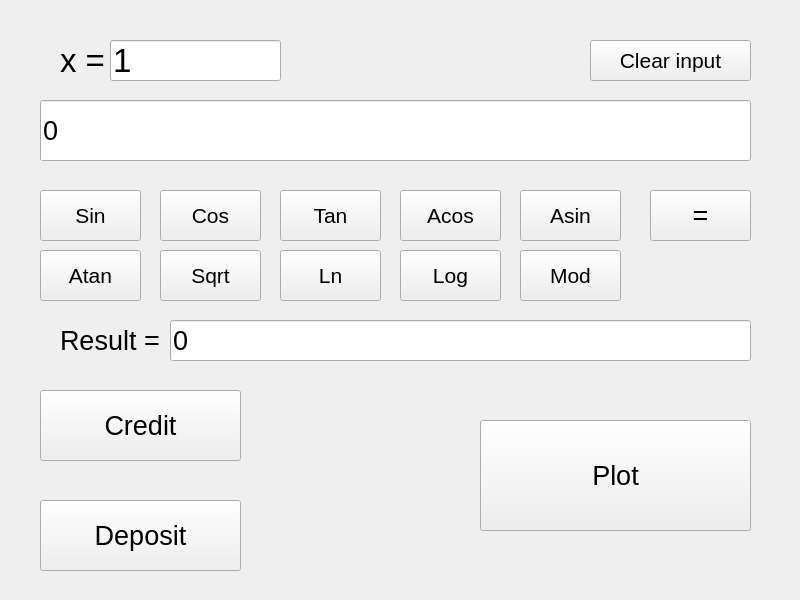
<?xml version="1.0" encoding="UTF-8"?>
<ui version="4.0">
 <class>MainWindow</class>
 <widget class="QMainWindow" name="MainWindow">
  <property name="geometry">
   <rect>
    <x>0</x>
    <y>0</y>
    <width>800</width>
    <height>600</height>
   </rect>
  </property>
  <property name="minimumSize">
   <size>
    <width>800</width>
    <height>600</height>
   </size>
  </property>
  <property name="maximumSize">
   <size>
    <width>800</width>
    <height>600</height>
   </size>
  </property>
  <property name="windowTitle">
   <string>MainWindow</string>
  </property>
  <widget class="QWidget" name="centralwidget">
   <widget class="QPushButton" name="small_button">
    <property name="geometry">
     <rect>
      <x>650</x>
      <y>190</y>
      <width>101</width>
      <height>51</height>
     </rect>
    </property>
    <property name="font">
     <font>
      <pointsize>20</pointsize>
     </font>
    </property>
    <property name="text">
     <string>=</string>
    </property>
   </widget>
   <widget class="QLabel" name="label">
    <property name="geometry">
     <rect>
      <x>60</x>
      <y>40</y>
      <width>61</width>
      <height>41</height>
     </rect>
    </property>
    <property name="font">
     <font>
      <pointsize>25</pointsize>
     </font>
    </property>
    <property name="text">
     <string>x = </string>
    </property>
   </widget>
   <widget class="QPushButton" name="sin_button">
    <property name="geometry">
     <rect>
      <x>40</x>
      <y>190</y>
      <width>101</width>
      <height>51</height>
     </rect>
    </property>
    <property name="font">
     <font>
      <pointsize>16</pointsize>
     </font>
    </property>
    <property name="text">
     <string>Sin</string>
    </property>
   </widget>
   <widget class="QPushButton" name="cos_button">
    <property name="geometry">
     <rect>
      <x>160</x>
      <y>190</y>
      <width>101</width>
      <height>51</height>
     </rect>
    </property>
    <property name="font">
     <font>
      <pointsize>16</pointsize>
     </font>
    </property>
    <property name="text">
     <string>Cos</string>
    </property>
   </widget>
   <widget class="QPushButton" name="tan_button">
    <property name="geometry">
     <rect>
      <x>280</x>
      <y>190</y>
      <width>101</width>
      <height>51</height>
     </rect>
    </property>
    <property name="font">
     <font>
      <pointsize>16</pointsize>
     </font>
    </property>
    <property name="text">
     <string>Tan</string>
    </property>
   </widget>
   <widget class="QPushButton" name="atan_button">
    <property name="geometry">
     <rect>
      <x>40</x>
      <y>250</y>
      <width>101</width>
      <height>51</height>
     </rect>
    </property>
    <property name="font">
     <font>
      <pointsize>16</pointsize>
     </font>
    </property>
    <property name="text">
     <string>Atan</string>
    </property>
   </widget>
   <widget class="QPushButton" name="asin_button">
    <property name="geometry">
     <rect>
      <x>520</x>
      <y>190</y>
      <width>101</width>
      <height>51</height>
     </rect>
    </property>
    <property name="font">
     <font>
      <pointsize>16</pointsize>
     </font>
    </property>
    <property name="text">
     <string>Asin</string>
    </property>
   </widget>
   <widget class="QPushButton" name="acos_button">
    <property name="geometry">
     <rect>
      <x>400</x>
      <y>190</y>
      <width>101</width>
      <height>51</height>
     </rect>
    </property>
    <property name="font">
     <font>
      <pointsize>16</pointsize>
     </font>
    </property>
    <property name="text">
     <string>Acos</string>
    </property>
   </widget>
   <widget class="QPushButton" name="sqrt_button">
    <property name="geometry">
     <rect>
      <x>160</x>
      <y>250</y>
      <width>101</width>
      <height>51</height>
     </rect>
    </property>
    <property name="font">
     <font>
      <pointsize>16</pointsize>
     </font>
    </property>
    <property name="text">
     <string>Sqrt</string>
    </property>
   </widget>
   <widget class="QPushButton" name="ln_button">
    <property name="geometry">
     <rect>
      <x>280</x>
      <y>250</y>
      <width>101</width>
      <height>51</height>
     </rect>
    </property>
    <property name="font">
     <font>
      <pointsize>16</pointsize>
     </font>
    </property>
    <property name="text">
     <string>Ln</string>
    </property>
   </widget>
   <widget class="QPushButton" name="log_button">
    <property name="geometry">
     <rect>
      <x>400</x>
      <y>250</y>
      <width>101</width>
      <height>51</height>
     </rect>
    </property>
    <property name="font">
     <font>
      <pointsize>16</pointsize>
     </font>
    </property>
    <property name="text">
     <string>Log</string>
    </property>
   </widget>
   <widget class="QLineEdit" name="line_input_field">
    <property name="geometry">
     <rect>
      <x>40</x>
      <y>100</y>
      <width>711</width>
      <height>61</height>
     </rect>
    </property>
    <property name="font">
     <font>
      <pointsize>20</pointsize>
     </font>
    </property>
    <property name="text">
     <string>0</string>
    </property>
   </widget>
   <widget class="QLineEdit" name="x_input_field">
    <property name="geometry">
     <rect>
      <x>110</x>
      <y>40</y>
      <width>171</width>
      <height>41</height>
     </rect>
    </property>
    <property name="font">
     <font>
      <pointsize>25</pointsize>
     </font>
    </property>
    <property name="text">
     <string>1</string>
    </property>
   </widget>
   <widget class="QPushButton" name="clear_button">
    <property name="geometry">
     <rect>
      <x>590</x>
      <y>40</y>
      <width>161</width>
      <height>41</height>
     </rect>
    </property>
    <property name="font">
     <font>
      <pointsize>16</pointsize>
     </font>
    </property>
    <property name="text">
     <string>Clear input</string>
    </property>
   </widget>
   <widget class="QLabel" name="label_2">
    <property name="geometry">
     <rect>
      <x>60</x>
      <y>320</y>
      <width>121</width>
      <height>41</height>
     </rect>
    </property>
    <property name="font">
     <font>
      <pointsize>20</pointsize>
     </font>
    </property>
    <property name="text">
     <string>Result =</string>
    </property>
   </widget>
   <widget class="QPushButton" name="mod_button">
    <property name="geometry">
     <rect>
      <x>520</x>
      <y>250</y>
      <width>101</width>
      <height>51</height>
     </rect>
    </property>
    <property name="font">
     <font>
      <pointsize>16</pointsize>
     </font>
    </property>
    <property name="text">
     <string>Mod</string>
    </property>
   </widget>
   <widget class="QPushButton" name="plot_button">
    <property name="geometry">
     <rect>
      <x>480</x>
      <y>420</y>
      <width>271</width>
      <height>111</height>
     </rect>
    </property>
    <property name="font">
     <font>
      <pointsize>20</pointsize>
     </font>
    </property>
    <property name="text">
     <string>Plot</string>
    </property>
   </widget>
   <widget class="QPushButton" name="credit_button">
    <property name="geometry">
     <rect>
      <x>40</x>
      <y>390</y>
      <width>201</width>
      <height>71</height>
     </rect>
    </property>
    <property name="font">
     <font>
      <pointsize>20</pointsize>
     </font>
    </property>
    <property name="text">
     <string>Credit</string>
    </property>
   </widget>
   <widget class="QLineEdit" name="output_field">
    <property name="geometry">
     <rect>
      <x>170</x>
      <y>320</y>
      <width>581</width>
      <height>41</height>
     </rect>
    </property>
    <property name="font">
     <font>
      <pointsize>20</pointsize>
     </font>
    </property>
    <property name="text">
     <string>0</string>
    </property>
   </widget>
   <widget class="QPushButton" name="deposit_button">
    <property name="geometry">
     <rect>
      <x>40</x>
      <y>500</y>
      <width>201</width>
      <height>71</height>
     </rect>
    </property>
    <property name="font">
     <font>
      <pointsize>20</pointsize>
     </font>
    </property>
    <property name="text">
     <string>Deposit</string>
    </property>
   </widget>
  </widget>
 </widget>
 <resources/>
 <connections/>
</ui>
